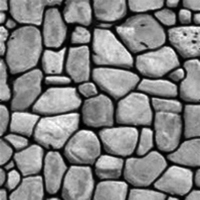
#> input picture build/python-build/source.png, 200 x 200 px
$ python kernelGAO_v4.py   (older library calls are emulated)
#> lines starting #> are read from the running program, lines starting #| are printed output that depends on the picture; after the words box and inside, x2 and y2 are one past the last pixel; in counts of white or black regions, pixels touching at a corner belong together
### build/python-build/variogram.py
#!/usr/bin/env python
# -*- coding: UTF-8 -*-

import numpy
from scipy import misc
from scipy import ndimage
import math
import matplotlib.pyplot as plt

def variogram( x1 ):
	n=numpy.size(x1,0)
	p=numpy.size(x1,1)
	nr2 = math.ceil((2*n-1)/8)*8;
	nc2 = math.ceil((2*p-1)/8)*8;

	x1id		= numpy.logical_not(numpy.isnan(x1))
	x1[numpy.isnan(x1)]  = 0;
	fx1 		= numpy.fft.fft2(numpy.pad(x1,((0, nr2-n),(0, nc2-p)), 'constant', constant_values=(0)));
	fx1_x1		= numpy.fft.fft2(numpy.pad(numpy.square(x1), ((0, nr2-n),(0, nc2-p)), 'constant', constant_values=(0)));
	fx1id 		= numpy.fft.fft2(numpy.pad(x1id.astype('float'),((0, nr2-n),(0, nc2-p)), 'constant', constant_values=(0)));
	nh11 		= numpy.round(numpy.real(numpy.fft.ifft2(numpy.multiply(numpy.conj(fx1id),fx1id))));
	gh11 		= numpy.real(numpy.fft.ifft2(numpy.add(numpy.add(
		numpy.multiply(numpy.conj(fx1id), fx1_x1),
		numpy.multiply(numpy.conj(fx1_x1),fx1id)),
		(-2 * numpy.multiply(numpy.conj(fx1),fx1)))));
	gh11 		= numpy.divide(gh11,numpy.maximum(nh11,1)) / 2;
	# nh11 		= numpy.concatenate([[nh11[:n-1,:p-1], nh11[:n-1,-p+1:]],[nh11[-n+1:,:p-1], nh11[-n+1:,-p+1:]]]);
	# gh11 		= numpy.concatenate([[gh11[:n-1,:p-1], gh11[:n-1,-p+1:]],[gh11[-n+1:,:p-1], gh11[-n+1:,-p+1:]]]);
	gh11 		= numpy.fft.fftshift(gh11);
	nh11 		= numpy.fft.fftshift(nh11);

	return [gh11[int(numpy.size(gh11,0)/2-numpy.size(x1,0)):int(numpy.size(gh11,0)/2+numpy.size(x1,0))-1,
				 int(numpy.size(gh11,1)/2-numpy.size(x1,1)):int(numpy.size(gh11,1)/2+numpy.size(x1,1))-1],
	 		nh11[int(numpy.size(nh11,0)/2-numpy.size(x1,0)):int(numpy.size(nh11,0)/2+numpy.size(x1,0))-1,
				 int(numpy.size(nh11,1)/2-numpy.size(x1,1)):int(numpy.size(nh11,1)/2+numpy.size(x1,1))-1]];

# [32 lines of commented-out code are left out]

### build/python-build/kernelGAO_v4.py
#!/usr/bin/env python
# -*- coding: UTF-8 -*-

from scipy import misc
from scipy import ndimage
import matplotlib.pyplot as plt
import numpy
import math
from variogram import variogram
from g2s import run as g2s
import sys
import os
from multiprocessing import sharedctypes
from scipy.spatial.distance import euclidean
from fastdtw import fastdtw

def computeConnectivity(image,steps):
	result=numpy.zeros([len(steps)]);
	for i in range(len(steps)):
		bwImage=image < steps[i]
		labeledImage1,NumberFeature1=ndimage.label(bwImage);
		labeledImage2,NumberFeature2=ndimage.label(numpy.logical_not(bwImage));
		hist, bin_edges=numpy.histogram(labeledImage1-labeledImage2,numpy.arange(-NumberFeature2,NumberFeature1+1),density=False);
		result[i]= (hist*(hist)).sum()/(image.size*(image.size-1))
	return result

def extractCenter(matrix):
	size=numpy.ceil(numpy.array(matrix.shape)/4).astype('int');
	return matrix[size[0]:-size[0],size[1]:-size[1]];

## extra function
# [6 lines left out: function mesureQualitry, not called in this run]

def randonKernel():
	ker=numpy.random.rand(sizeKernel,sizeKernel)
	norm=numpy.sum(ker)
	if norm<0.001:
		ker=randomKernel()
		norm=1;
	ker=ker/norm
	return ker

# [19 lines left out: functions mutateKernel, mergeKernel, not called in this run]


## main code
if __name__ == "__main__":
	source=numpy.single(misc.imread('source.png'))/255
#> source: shape (200, 200) float32; min 0, max 1, mean 0.501
	serverAddressList=['localhost'];

	maxIteration=10000;

	if len(sys.argv)>1 :
		maxIteration = int(sys.argv[1])

	if len(sys.argv)>2 :
		file_name = sys.argv[2]
		fp = open(file_name)
		serverAddressList = fp.read().splitlines()

	print(serverAddressList)


	sizeKernel=41;

	distanceMtrix=numpy.zeros([sizeKernel,sizeKernel]);
	distanceMtrix[int(numpy.ceil(numpy.size(distanceMtrix,0)/2)),int(numpy.ceil(numpy.size(distanceMtrix,1)/2))]=1;
	distanceMtrix=ndimage.distance_transform_edt(distanceMtrix)
	kernels=[];

	NumberOfKernel=128;
	numberOfSimulation=10
	saveRate=1;


	# create kernels
	for x in range(0,NumberOfKernel):
		kernels.append(randonKernel())
	oldKernel=kernels
	iteration=0
	probPower=1/2
	mixingRatio=0.3
	muationfactor=0.5;
	muationRatio=0.3;
	ratioSelection=0.25;
	idValue=1;
	convergance=numpy.full([maxIteration,NumberOfKernel],numpy.nan)

	if os.path.exists('./kernelSet_v4.npz') :
		data = numpy.load('kernelSet_v4.npz')
		kernels=data['kernels']
		iteration= data['iteration']
		numberOfSimulation=data['numberOfSimulation']
		probPower=data['probPower']
		convergance=data['convergance'];
		idValue=int(data['idValue'])

	if maxIteration>convergance.shape[0]:
		convergance.resize(maxIteration,NumberOfKernel)

	numberOfThreadProJob=2

	quality=numpy.full([NumberOfKernel,numberOfSimulation],numpy.nan);
	probability=numpy.power(probPower,range(NumberOfKernel))
	varioRef=variogram(source);
#> in variogram, `n=numpy.size(x1,0)`: n = 200
#> in variogram, `nr2 = math.ceil((2*n-1)/8)*8;`: nr2 = 400
#> in variogram, `x1id		= numpy.logical_not(numpy.isnan(x1))`: x1id: shape (200, 200) bool; every value is 1
#> in variogram, `nh11 		= numpy.round(numpy.real(numpy.fft.ifft2(numpy.multiply(numpy.c..`:
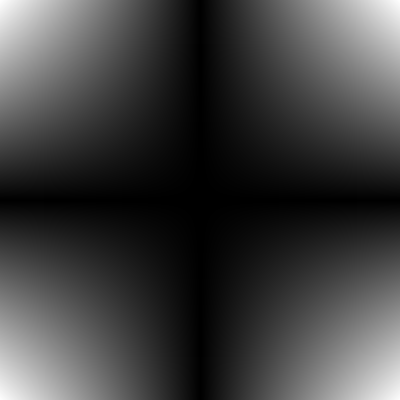
#> nh11: shape (400, 400) float64; min 0, max 40000, mean 10000; drawn with min black and max white
#> in variogram, `gh11 		= numpy.divide(gh11,numpy.maximum(nh11,1)) / 2;`:
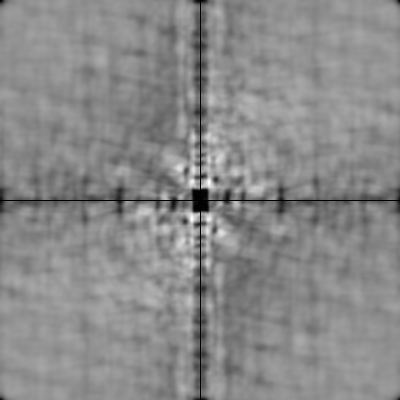
#> gh11: shape (400, 400) float64; min -6.09e-13, max 0.101, mean 0.0548; drawn with min black and max white
#> in variogram, `gh11 		= numpy.fft.fftshift(gh11);`:
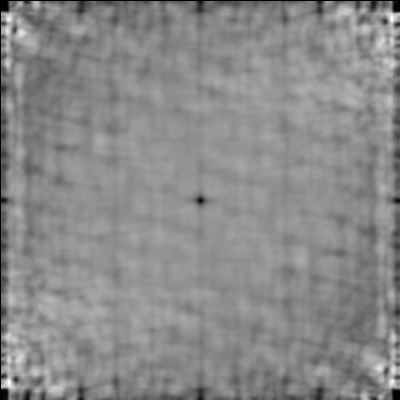
#> gh11: shape (400, 400) float64; min -6.09e-13, max 0.101, mean 0.0548; drawn with min black and max white
#> in variogram, `nh11 		= numpy.fft.fftshift(nh11);`:
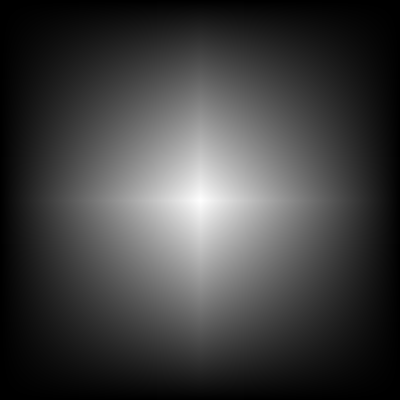
#> nh11: shape (400, 400) float64; min 0, max 40000, mean 10000; drawn with min black and max white
#> varioRef = 2 items
	connectStep=[70/255.];
	connectivityRef=computeConnectivity(source,connectStep);
#> the loop in computeConnectivity, `for i in range(len(steps)):` made 1 pass
#> (NumberFeature1, NumberFeature2) on pass 1: (13, 65)
#> pass 1, in computeConnectivity, `bwImage=image < steps[i]`:
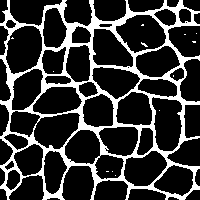
#> bwImage: shape (200, 200) bool; 21.2% white; 13 white regions (12 under 20 px), largest, box (x1, y1, x2, y2) and area: (0, 0, 200, 200) 8454
#> pass 1, in computeConnectivity, `labeledImage1,NumberFeature1=ndimage.label(bwImage);`:
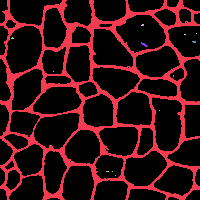
#> labeledImage1: shape (200, 200) int32; 14 distinct labels, from 0 to 13; one colour per label, 0 black
#> pass 1, in computeConnectivity, `labeledImage2,NumberFeature2=ndimage.label(numpy.logical_not(bwImage));`:
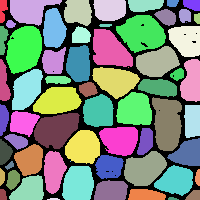
#> labeledImage2: shape (200, 200) int32; 66 distinct labels, from 0 to 65; one colour per label, 0 black
#> after the loop in computeConnectivity, `for i in range(len(steps)):`: result = [0.0603]
#> connectivityRef = [0.0603]

	resultPtr = numpy.ctypeslib.as_ctypes(quality)
#> (the run stopped early here; a loop or call above may not have finished)
